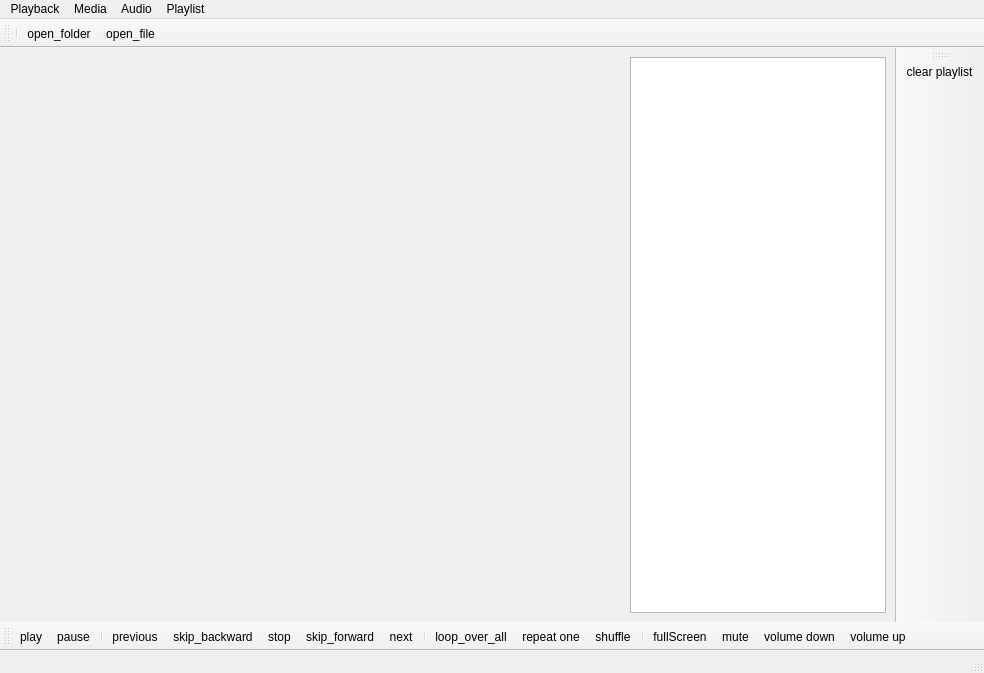
<?xml version="1.0" encoding="UTF-8"?>
<ui version="4.0">
 <class>MainWindow</class>
 <widget class="QMainWindow" name="MainWindow">
  <property name="geometry">
   <rect>
    <x>0</x>
    <y>0</y>
    <width>984</width>
    <height>673</height>
   </rect>
  </property>
  <property name="windowTitle">
   <string>MainWindow</string>
  </property>
  <widget class="QWidget" name="centralwidget">
   <layout class="QHBoxLayout" name="horizontalLayout_2">
    <item>
     <layout class="QHBoxLayout" name="horizontalLayout">
      <item>
       <widget class="VideoWidget" name="video_widget" native="true">
        <property name="sizePolicy">
         <sizepolicy hsizetype="Expanding" vsizetype="Expanding">
          <horstretch>0</horstretch>
          <verstretch>0</verstretch>
         </sizepolicy>
        </property>
        <property name="mouseTracking">
         <bool>true</bool>
        </property>
        <property name="tabletTracking">
         <bool>true</bool>
        </property>
        <property name="focusPolicy">
         <enum>Qt::NoFocus</enum>
        </property>
        <property name="acceptDrops">
         <bool>true</bool>
        </property>
        <property name="statusTip">
         <string/>
        </property>
        <property name="autoFillBackground">
         <bool>false</bool>
        </property>
       </widget>
      </item>
      <item>
       <widget class="QListView" name="playList">
        <property name="sizePolicy">
         <sizepolicy hsizetype="Fixed" vsizetype="Expanding">
          <horstretch>0</horstretch>
          <verstretch>0</verstretch>
         </sizepolicy>
        </property>
        <property name="autoFillBackground">
         <bool>false</bool>
        </property>
        <property name="alternatingRowColors">
         <bool>false</bool>
        </property>
        <property name="wordWrap">
         <bool>false</bool>
        </property>
       </widget>
      </item>
     </layout>
    </item>
   </layout>
  </widget>
  <widget class="QMenuBar" name="menubar">
   <property name="geometry">
    <rect>
     <x>0</x>
     <y>0</y>
     <width>984</width>
     <height>21</height>
    </rect>
   </property>
   <widget class="QMenu" name="menuPlayback">
    <property name="title">
     <string>Playback</string>
    </property>
    <addaction name="actionplay"/>
    <addaction name="actionpause"/>
    <addaction name="actionskip_forward"/>
    <addaction name="actionskip_backward"/>
    <addaction name="actionnext"/>
    <addaction name="actionprevious"/>
   </widget>
   <widget class="QMenu" name="menuMedia">
    <property name="title">
     <string>Media</string>
    </property>
    <addaction name="actionopenfile"/>
    <addaction name="actionopen_folder"/>
   </widget>
   <widget class="QMenu" name="menuAudio">
    <property name="title">
     <string>Audio</string>
    </property>
    <addaction name="actionvolume_down"/>
    <addaction name="actionvolume_up"/>
    <addaction name="actionmute"/>
   </widget>
   <widget class="QMenu" name="menuPlaylist">
    <property name="title">
     <string>Playlist</string>
    </property>
    <addaction name="actionclear_playlist"/>
   </widget>
   <addaction name="menuPlayback"/>
   <addaction name="menuMedia"/>
   <addaction name="menuAudio"/>
   <addaction name="menuPlaylist"/>
  </widget>
  <widget class="QStatusBar" name="statusbar"/>
  <widget class="QToolBar" name="toolBar_3">
   <property name="windowTitle">
    <string>toolBar_3</string>
   </property>
   <attribute name="toolBarArea">
    <enum>BottomToolBarArea</enum>
   </attribute>
   <attribute name="toolBarBreak">
    <bool>false</bool>
   </attribute>
   <addaction name="actionplay"/>
   <addaction name="actionpause"/>
   <addaction name="separator"/>
   <addaction name="actionprevious"/>
   <addaction name="actionskip_backward"/>
   <addaction name="actionstop"/>
   <addaction name="actionskip_forward"/>
   <addaction name="actionnext"/>
   <addaction name="separator"/>
   <addaction name="actionLoopOverAll"/>
   <addaction name="actionLoopOverSong"/>
   <addaction name="actionshuffle"/>
   <addaction name="separator"/>
   <addaction name="actionfullScreen"/>
   <addaction name="actionmute"/>
   <addaction name="actionvolume_down"/>
   <addaction name="actionvolume_up"/>
  </widget>
  <widget class="QToolBar" name="toolBar_4">
   <property name="windowTitle">
    <string>toolBar_4</string>
   </property>
   <attribute name="toolBarArea">
    <enum>TopToolBarArea</enum>
   </attribute>
   <attribute name="toolBarBreak">
    <bool>false</bool>
   </attribute>
   <addaction name="separator"/>
   <addaction name="actionopen_folder"/>
   <addaction name="actionopenfile"/>
  </widget>
  <widget class="QToolBar" name="toolBar">
   <property name="windowTitle">
    <string>toolBar</string>
   </property>
   <attribute name="toolBarArea">
    <enum>RightToolBarArea</enum>
   </attribute>
   <attribute name="toolBarBreak">
    <bool>false</bool>
   </attribute>
   <addaction name="actionclear_playlist"/>
  </widget>
  <action name="actionplay">
   <property name="checkable">
    <bool>true</bool>
   </property>
   <property name="icon">
    <iconset resource="resources.qrc">
     <normaloff>:/src/icons/play-circle.png</normaloff>:/src/icons/play-circle.png</iconset>
   </property>
   <property name="text">
    <string>play</string>
   </property>
   <property name="visible">
    <bool>true</bool>
   </property>
   <property name="iconVisibleInMenu">
    <bool>true</bool>
   </property>
   <property name="priority">
    <enum>QAction::NormalPriority</enum>
   </property>
  </action>
  <action name="actionpause">
   <property name="checkable">
    <bool>true</bool>
   </property>
   <property name="icon">
    <iconset resource="resources.qrc">
     <normaloff>:/src/icons/pause-circle.png</normaloff>:/src/icons/pause-circle.png</iconset>
   </property>
   <property name="text">
    <string>pause</string>
   </property>
  </action>
  <action name="actionnext">
   <property name="icon">
    <iconset resource="resources.qrc">
     <normaloff>:/src/icons/skip-next.png</normaloff>:/src/icons/skip-next.png</iconset>
   </property>
   <property name="text">
    <string>next</string>
   </property>
  </action>
  <action name="actionprevious">
   <property name="icon">
    <iconset resource="resources.qrc">
     <normaloff>:/src/icons/skip-previous.png</normaloff>:/src/icons/skip-previous.png</iconset>
   </property>
   <property name="text">
    <string>previous</string>
   </property>
  </action>
  <action name="actionLoopOverSong">
   <property name="checkable">
    <bool>true</bool>
   </property>
   <property name="icon">
    <iconset resource="resources.qrc">
     <normaloff>:/src/icons/repeat-once.png</normaloff>:/src/icons/repeat-once.png</iconset>
   </property>
   <property name="text">
    <string>repeat one</string>
   </property>
  </action>
  <action name="actionshuffle">
   <property name="checkable">
    <bool>true</bool>
   </property>
   <property name="icon">
    <iconset resource="resources.qrc">
     <normaloff>:/src/icons/shuffle-variant.png</normaloff>:/src/icons/shuffle-variant.png</iconset>
   </property>
   <property name="text">
    <string>shuffle</string>
   </property>
  </action>
  <action name="actionLoopOverAll">
   <property name="checkable">
    <bool>true</bool>
   </property>
   <property name="icon">
    <iconset resource="resources.qrc">
     <normaloff>:/src/icons/repeat.png</normaloff>:/src/icons/repeat.png</iconset>
   </property>
   <property name="text">
    <string>loop_over_all</string>
   </property>
  </action>
  <action name="actionvolume_up">
   <property name="icon">
    <iconset resource="resources.qrc">
     <normaloff>:/src/icons/volume-plus.png</normaloff>:/src/icons/volume-plus.png</iconset>
   </property>
   <property name="text">
    <string>volume up</string>
   </property>
  </action>
  <action name="actionvolume_down">
   <property name="icon">
    <iconset resource="resources.qrc">
     <normaloff>:/src/icons/volume-minus.png</normaloff>:/src/icons/volume-minus.png</iconset>
   </property>
   <property name="text">
    <string>volume down</string>
   </property>
  </action>
  <action name="actionmute">
   <property name="checkable">
    <bool>true</bool>
   </property>
   <property name="icon">
    <iconset resource="resources.qrc">
     <normaloff>:/src/icons/volume-off.png</normaloff>:/src/icons/volume-off.png</iconset>
   </property>
   <property name="text">
    <string>mute</string>
   </property>
  </action>
  <action name="actionstop">
   <property name="icon">
    <iconset resource="resources.qrc">
     <normaloff>:/src/icons/stop-circle.png</normaloff>:/src/icons/stop-circle.png</iconset>
   </property>
   <property name="text">
    <string>stop</string>
   </property>
  </action>
  <action name="actionopenfile">
   <property name="icon">
    <iconset resource="resources.qrc">
     <normaloff>:/src/icons/open file.png</normaloff>:/src/icons/open file.png</iconset>
   </property>
   <property name="text">
    <string>open_file</string>
   </property>
  </action>
  <action name="actionfullScreen">
   <property name="checkable">
    <bool>true</bool>
   </property>
   <property name="icon">
    <iconset resource="resources.qrc">
     <normaloff>:/src/icons/fullscreen.png</normaloff>:/src/icons/fullscreen.png</iconset>
   </property>
   <property name="text">
    <string>fullScreen</string>
   </property>
  </action>
  <action name="actionopen_folder">
   <property name="icon">
    <iconset resource="resources.qrc">
     <normaloff>:/src/icons/open folder.png</normaloff>:/src/icons/open folder.png</iconset>
   </property>
   <property name="text">
    <string>open_folder</string>
   </property>
  </action>
  <action name="actionskip_forward">
   <property name="icon">
    <iconset resource="resources.qrc">
     <normaloff>:/src/icons/skip-forward.png</normaloff>:/src/icons/skip-forward.png</iconset>
   </property>
   <property name="text">
    <string>skip_forward</string>
   </property>
  </action>
  <action name="actionskip_backward">
   <property name="icon">
    <iconset resource="resources.qrc">
     <normaloff>:/src/icons/skip-backward.png</normaloff>:/src/icons/skip-backward.png</iconset>
   </property>
   <property name="text">
    <string>skip_backward</string>
   </property>
  </action>
  <action name="actionclear_playlist">
   <property name="icon">
    <iconset resource="resources.qrc">
     <normaloff>:/src/icons/4984950.png</normaloff>:/src/icons/4984950.png</iconset>
   </property>
   <property name="text">
    <string>clear playlist</string>
   </property>
   <property name="whatsThis">
    <string>clear playlist</string>
   </property>
  </action>
 </widget>
 <customwidgets>
  <customwidget>
   <class>VideoWidget</class>
   <extends>QWidget</extends>
   <header>QtMultimediaWidgets</header>
   <container>1</container>
  </customwidget>
 </customwidgets>
 <resources>
  <include location="resources.qrc"/>
 </resources>
 <connections/>
</ui>
